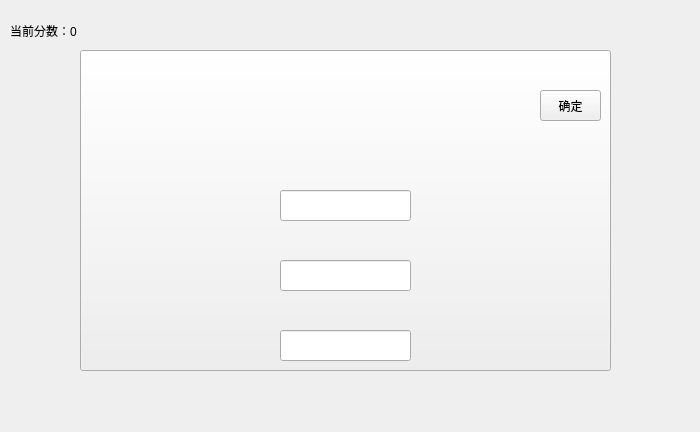
<?xml version="1.0" encoding="UTF-8"?>
<ui version="4.0">
 <class>volleyballgame</class>
 <widget class="QWidget" name="volleyballgame">
  <property name="geometry">
   <rect>
    <x>0</x>
    <y>0</y>
    <width>700</width>
    <height>432</height>
   </rect>
  </property>
  <property name="maximumSize">
   <size>
    <width>700</width>
    <height>432</height>
   </size>
  </property>
  <property name="windowTitle">
   <string>Form</string>
  </property>
  <property name="styleSheet">
   <string notr="true"/>
  </property>
  <widget class="QLabel" name="player1">
   <property name="geometry">
    <rect>
     <x>130</x>
     <y>140</y>
     <width>100</width>
     <height>150</height>
    </rect>
   </property>
   <property name="styleSheet">
    <string notr="true">border-image: url(:/new/prefix1/art/player.png);</string>
   </property>
   <property name="text">
    <string/>
   </property>
  </widget>
  <widget class="QLabel" name="player2">
   <property name="geometry">
    <rect>
     <x>470</x>
     <y>130</y>
     <width>100</width>
     <height>150</height>
    </rect>
   </property>
   <property name="styleSheet">
    <string notr="true">border-image: url(:/new/prefix1/art/playerright.png);</string>
   </property>
   <property name="text">
    <string/>
   </property>
  </widget>
  <widget class="QLabel" name="ball">
   <property name="geometry">
    <rect>
     <x>220</x>
     <y>20</y>
     <width>50</width>
     <height>50</height>
    </rect>
   </property>
   <property name="styleSheet">
    <string notr="true">border-image: url(:/new/prefix1/art/volleyball.png);</string>
   </property>
   <property name="text">
    <string/>
   </property>
  </widget>
  <widget class="QLabel" name="label">
   <property name="geometry">
    <rect>
     <x>0</x>
     <y>0</y>
     <width>700</width>
     <height>432</height>
    </rect>
   </property>
   <property name="styleSheet">
    <string notr="true">border-image: url(:/new/prefix1/art/ground.jpg);</string>
   </property>
   <property name="text">
    <string/>
   </property>
  </widget>
  <widget class="QPushButton" name="push">
   <property name="geometry">
    <rect>
     <x>80</x>
     <y>50</y>
     <width>531</width>
     <height>321</height>
    </rect>
   </property>
   <property name="text">
    <string/>
   </property>
  </widget>
  <widget class="QLabel" name="score">
   <property name="geometry">
    <rect>
     <x>10</x>
     <y>10</y>
     <width>191</width>
     <height>41</height>
    </rect>
   </property>
   <property name="text">
    <string>当前分数：0</string>
   </property>
  </widget>
  <widget class="QLineEdit" name="line1">
   <property name="geometry">
    <rect>
     <x>280</x>
     <y>190</y>
     <width>131</width>
     <height>31</height>
    </rect>
   </property>
  </widget>
  <widget class="QLineEdit" name="line2">
   <property name="geometry">
    <rect>
     <x>280</x>
     <y>260</y>
     <width>131</width>
     <height>31</height>
    </rect>
   </property>
  </widget>
  <widget class="QPushButton" name="yes">
   <property name="geometry">
    <rect>
     <x>540</x>
     <y>90</y>
     <width>61</width>
     <height>31</height>
    </rect>
   </property>
   <property name="text">
    <string>确定</string>
   </property>
  </widget>
  <widget class="QLineEdit" name="line3">
   <property name="geometry">
    <rect>
     <x>280</x>
     <y>330</y>
     <width>131</width>
     <height>31</height>
    </rect>
   </property>
  </widget>
  <zorder>label</zorder>
  <zorder>player1</zorder>
  <zorder>player2</zorder>
  <zorder>ball</zorder>
  <zorder>push</zorder>
  <zorder>score</zorder>
  <zorder>line1</zorder>
  <zorder>line2</zorder>
  <zorder>yes</zorder>
  <zorder>line3</zorder>
 </widget>
 <resources/>
 <connections/>
</ui>
